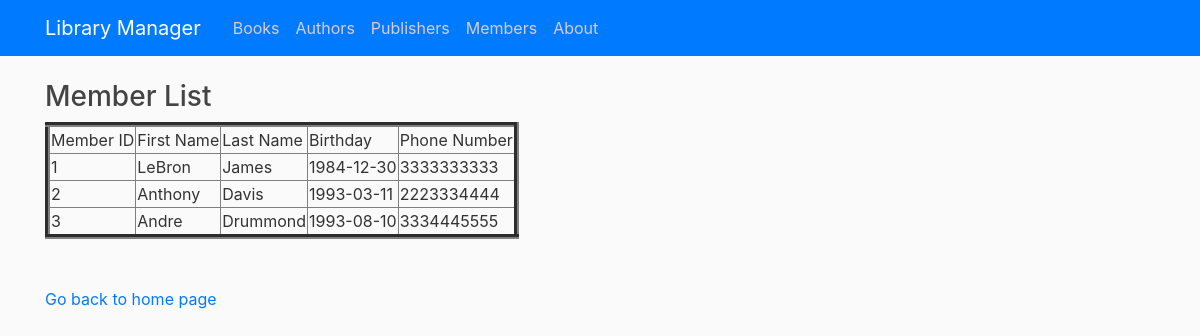
Screenshot of /viewmember with the database file from the repository.
### tables this page shows
CREATE TABLE Member (memberId INTEGER PRIMARY KEY AUTOINCREMENT, firstName TEXT NOT NULL, lastName TEXT NOT NULL,     birthday DATE NOT NULL, phoneNumber VARCHAR(15) NOT NULL);

### library/routes.py (the view)
@app.route("/viewmember")
def viewMember():
    con = sqlite3.connect("book.db")
    con.row_factory = sqlite3.Row
    cur = con.cursor()
    cur.execute("select * from Member")
    rows = cur.fetchall()
    return render_template("view_members.html",rows = rows)

### library/templates/view_members.html (shortened to what this page needs)
{% extends "layout.html" %}
{% block content %}
<!DOCTYPE html>
<html>
<head>
</head>
<body>
    <h3>Member List</h3>
    <table border=5>
        <thead>
            <td>Member ID</td>
            <td>First Name</td>
            <td>Last Name</td>
            <td>Birthday</td>
            <td>Phone Number</td>
        </thead>
        {% for row in rows %}
        <tr>
            <td>{{row["memberId"]}}</td>
            <td>{{row["firstName"]}}</td>
            <td>{{row["lastName"]}}</td>
            <td>{{row["birthday"]}}</td>
            <td>{{row["phoneNumber"]}}</td>
        </tr>
        {% endfor %}
    </table>
    <br><br>
    <a href="/">Go back to home page</a>
</body>
</html>
{% endblock content %}

### library/static/main.css (style rules this page uses)
body { background: #fafafa; color: #333333; margin-top: 5rem; }
h1, h2, h3, h4, h5, h6 { color: #444444; }

### rows the page displays
Member: memberId "1", firstName "LeBron", lastName "James", birthday "1984-12-30", phoneNumber "3333333333"
Member: memberId "2", firstName "Anthony", lastName "Davis", birthday "1993-03-11", phoneNumber "2223334444"
Member: memberId "3", firstName "Andre", lastName "Drummond", birthday "1993-08-10", phoneNumber "3334445555"
